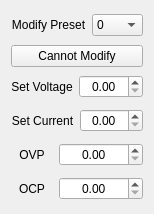
                   <widget class="QWidget" name="scrollAreaWidgetContents_4">
                    <property name="geometry">
                     <rect>
                      <x>0</x>
                      <y>0</y>
                      <width>123</width>
                      <height>204</height>
                     </rect>
                    </property>
                    <layout class="QVBoxLayout" name="verticalLayout_20">
                     <item>
                      <layout class="QHBoxLayout" name="horizontalLayout_33" stretch="1,2">
                       <item>
                        <widget class="QLabel" name="label_34">
                         <property name="minimumSize">
                          <size>
                           <width>0</width>
                           <height>28</height>
                          </size>
                         </property>
                         <property name="text">
                          <string>Modify Preset</string>
                         </property>
                         <property name="alignment">
                          <set>Qt::AlignCenter</set>
                         </property>
                         <property name="margin">
                          <number>6</number>
                         </property>
                        </widget>
                       </item>
                       <item>
                        <widget class="QComboBox" name="comboPresetEdit">
                         <item>
                          <property name="text">
                           <string>0</string>
                          </property>
                         </item>
                         <item>
                          <property name="text">
                           <string>1</string>
                          </property>
                         </item>
                         <item>
                          <property name="text">
                           <string>2</string>
                          </property>
                         </item>
                         <item>
                          <property name="text">
                           <string>3</string>
                          </property>
                         </item>
                         <item>
                          <property name="text">
                           <string>4</string>
                          </property>
                         </item>
                         <item>
                          <property name="text">
                           <string>5</string>
                          </property>
                         </item>
                         <item>
                          <property name="text">
                           <string>6</string>
                          </property>
                         </item>
                         <item>
                          <property name="text">
                           <string>7</string>
                          </property>
                         </item>
                         <item>
                          <property name="text">
                           <string>8</string>
                          </property>
                         </item>
                         <item>
                          <property name="text">
                           <string>9</string>
                          </property>
                         </item>
                        </widget>
                       </item>
                      </layout>
                     </item>
                     <item>
                      <widget class="QPushButton" name="btnPresetSave">
                       <property name="text">
                        <string>Cannot Modify</string>
                       </property>
                      </widget>
                     </item>
                     <item>
                      <layout class="QHBoxLayout" name="horizontalLayout_29" stretch="1,2">
                       <item>
                        <widget class="QLabel" name="label_30">
                         <property name="minimumSize">
                          <size>
                           <width>0</width>
                           <height>28</height>
                          </size>
                         </property>
                         <property name="text">
                          <string>Set Voltage</string>
                         </property>
                         <property name="alignment">
                          <set>Qt::AlignCenter</set>
                         </property>
                         <property name="margin">
                          <number>6</number>
                         </property>
                        </widget>
                       </item>
                       <item>
                        <widget class="QDoubleSpinBox" name="spinBoxPresetVoltage">
                         <property name="alignment">
                          <set>Qt::AlignCenter</set>
                         </property>
                         <property name="decimals">
                          <number>2</number>
                         </property>
                         <property name="minimum">
                          <double>0.000000000000000</double>
                         </property>
                         <property name="maximum">
                          <double>100.000000000000000</double>
                         </property>
                         <property name="singleStep">
                          <double>0.100000000000000</double>
                         </property>
                         <property name="stepType">
                          <enum>QAbstractSpinBox::AdaptiveDecimalStepType</enum>
                         </property>
                        </widget>
                       </item>
                      </layout>
                     </item>
                     <item>
                      <layout class="QHBoxLayout" name="horizontalLayout_30" stretch="1,2">
                       <item>
                        <widget class="QLabel" name="label_31">
                         <property name="minimumSize">
                          <size>
                           <width>0</width>
                           <height>28</height>
                          </size>
                         </property>
                         <property name="text">
                          <string>Set Current</string>
                         </property>
                         <property name="alignment">
                          <set>Qt::AlignCenter</set>
                         </property>
                         <property name="margin">
                          <number>6</number>
                         </property>
                        </widget>
                       </item>
                       <item>
                        <widget class="QDoubleSpinBox" name="spinBoxPresetCurrent">
                         <property name="alignment">
                          <set>Qt::AlignCenter</set>
                         </property>
                         <property name="decimals">
                          <number>2</number>
                         </property>
                         <property name="minimum">
                          <double>0.000000000000000</double>
                         </property>
                         <property name="maximum">
                          <double>40.000000000000000</double>
                         </property>
                         <property name="singleStep">
                          <double>0.100000000000000</double>
                         </property>
                         <property name="stepType">
                          <enum>QAbstractSpinBox::AdaptiveDecimalStepType</enum>
                         </property>
                         <property name="value">
                          <double>0.000000000000000</double>
                         </property>
                        </widget>
                       </item>
                      </layout>
                     </item>
                     <item>
                      <layout class="QHBoxLayout" name="horizontalLayout_31" stretch="1,2">
                       <item>
                        <widget class="QLabel" name="label_32">
                         <property name="minimumSize">
                          <size>
                           <width>0</width>
                           <height>28</height>
                          </size>
                         </property>
                         <property name="toolTip">
                          <string comment="Neki klinac" extracomment="Over voltage protection"/>
                         </property>
                         <property name="toolTipDuration">
                          <number>5</number>
                         </property>
                         <property name="statusTip">
                          <string/>
                         </property>
                         <property name="text">
                          <string>OVP</string>
                         </property>
                         <property name="alignment">
                          <set>Qt::AlignCenter</set>
                         </property>
                         <property name="margin">
                          <number>6</number>
                         </property>
                        </widget>
                       </item>
                       <item>
                        <widget class="QDoubleSpinBox" name="spinBoxPresetOvp">
                         <property name="alignment">
                          <set>Qt::AlignCenter</set>
                         </property>
                         <property name="decimals">
                          <number>2</number>
                         </property>
                         <property name="minimum">
                          <double>0.000000000000000</double>
                         </property>
                         <property name="maximum">
                          <double>40.000000000000000</double>
                         </property>
                         <property name="singleStep">
                          <double>0.100000000000000</double>
                         </property>
                         <property name="stepType">
                          <enum>QAbstractSpinBox::AdaptiveDecimalStepType</enum>
                         </property>
                         <property name="value">
                          <double>0.000000000000000</double>
                         </property>
                        </widget>
                       </item>
                      </layout>
                     </item>
                     <item>
                      <layout class="QHBoxLayout" name="horizontalLayout_34" stretch="1,2">
                       <item>
                        <widget class="QLabel" name="label_35">
                         <property name="minimumSize">
                          <size>
                           <width>0</width>
                           <height>28</height>
                          </size>
                         </property>
                         <property name="text">
                          <string>OCP</string>
                         </property>
                         <property name="alignment">
                          <set>Qt::AlignCenter</set>
                         </property>
                         <property name="margin">
                          <number>6</number>
                         </property>
                        </widget>
                       </item>
                       <item>
                        <widget class="QDoubleSpinBox" name="spinBoxPresetOcp">
                         <property name="alignment">
                          <set>Qt::AlignCenter</set>
                         </property>
                         <property name="decimals">
                          <number>2</number>
                         </property>
                         <property name="minimum">
                          <double>0.000000000000000</double>
                         </property>
                         <property name="maximum">
                          <double>40.000000000000000</double>
                         </property>
                         <property name="singleStep">
                          <double>0.100000000000000</double>
                         </property>
                         <property name="stepType">
                          <enum>QAbstractSpinBox::AdaptiveDecimalStepType</enum>
                         </property>
                         <property name="value">
                          <double>0.000000000000000</double>
                         </property>
                        </widget>
                       </item>
                      </layout>
                     </item>
                     <item>
                      <spacer name="verticalSpacer_4">
                       <property name="orientation">
                        <enum>Qt::Vertical</enum>
                       </property>
                       <property name="sizeHint" stdset="0">
                        <size>
                         <width>20</width>
                         <height>40</height>
                        </size>
                       </property>
                      </spacer>
                     </item>
                    </layout>
                   </widget>
